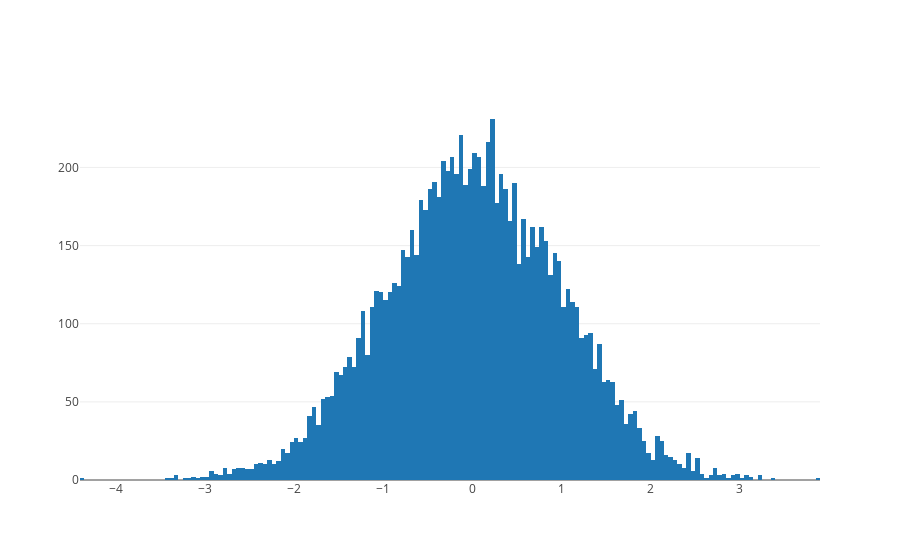

Notebook code cell kept with this figure:
### Code cell
traces = [go.Histogram(x=x)]

py.iplot(traces)

### Figure 1 — Plotly figure (JSON) as saved in the notebook; plotly's stock layout.template omitted (floating-point values rounded to 4 significant figures; data arrays with more than 128 entries replaced by an {"elided": "..."} marker saying what was removed)
{"data": [{"type": "histogram", "uid": "6ff8d865-5c76-4376-a7b2-cadb6593484a", "x": {"elided": "10000 float values"}}], "layout": {"autosize": true, "xaxis": {"autorange": true, "range": [-4.4, 3.9], "type": "linear"}, "yaxis": {"autorange": true, "range": [0, 243.2]}}}
